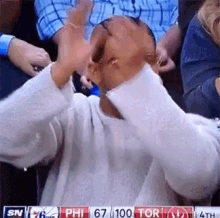
#> input picture py/compiled.gif, 220 x 218 px
$ python gifdecoder.py
#> lines starting #> are read from the running program, lines starting #| are printed output that depends on the picture
### py/gifmanipulation.py
from PIL import Image
import os
import glob
import responsivepathing as rp
import string

def extractFrames(inGif, outFolder):

#> called with inGif = 'py/compiled.gif', outFolder = 'py/cache'
    namelist=[]
    for n in range(26):
        firstletter = string.ascii_lowercase[n]
        for x in range(26):
            secondletter = string.ascii_lowercase[x]
            namelist.append(firstletter + secondletter)

    frame = Image.open(inGif)
#> frame is the input picture: PIL image 220x218 P; mean R, G, B, A 126.6, 116.3, 144.6, 255
    nframes = 0
    while frame:
        frame.save( '%s/%s.gif' % (outFolder, namelist[nframes] ) , 'GIF')
        nframes += 1
        try:
            frame.seek( nframes )
        except EOFError:
            break
#> this loop made 49 passes
#> pass 2, in extractFrames, `frame.save( '%s/%s.gif' % (outFolder, namelist[nframes] ) , 'GIF')`:
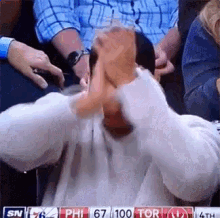
#> saved as ab.gif: PIL image 220x218 RGBA; mean R, G, B, A 115.6, 107.9, 137.8, 255
#> after the loop:
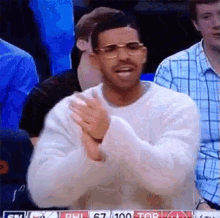
#> frame: PIL image 220x218 RGBA; mean R, G, B, A 106.7, 100.9, 138.5, 255
#> after the loop, nframes = 49

    return True

def clearcache(forced):

    files = glob.glob(rp.here("cache/*"))
    if len(files) > 0:
        if forced == False:
            ans = input("Files were found in the cache folder. These have to be removed before proceeding. Do you wish to continue? y/n ").upper()
            if ans == "Y":
                for f in files:
                    os.remove(f)
            else:
                exit()
        else:
            for f in files:
                os.remove(f)

    return True

### py/responsivepathing.py
import os

def here(filename):
    return(os.path.normpath(os.path.dirname(os.path.abspath(__file__)) + "/" + filename))

def print():
    return(os.path.dirname(os.path.abspath(__file__)))

### py/gifdecoder.py
import os
import glob
import responsivepathing as rp
from PIL import Image
from datetime import datetime
import gifmanipulation as gm

translator = {
    0:"input",
    1:"set",
    2:"print",
    3:"add1",
    4:"sub1",
    5:"plus1",
    6:"minus1",
    7:"if",
    8:"for",
    9:"comma",
    10:"endline",
    11:"endstatement",
    12:"get"
}

gm.clearcache(False)
gm.extractFrames(rp.here("compiled.gif"), rp.here("cache/"))

def framesToCode(inFolder, outFile):

#> called with inFolder = 'py/cache', outFile = 'py/file.drakeclap'
    global translator

    drakefile = open(rp.here("file.drakeclap"), "w")
    commandidlist = []
    files = glob.glob(rp.here("cache/*"))

    for f in files:
        picture = Image.open(f)
        colorvalue = picture.getpixel((0,0))
        r = colorvalue
        commandidlist.append(r)

    print(datetime.now().strftime("%H:%M:%S"), "Read code from .gif file.")

    for item in commandidlist:
        drakefile.writelines(translator.get(item) + " ")

    print(datetime.now().strftime("%H:%M:%S"), "Translated code to .drakeclap and written to file.")

framesToCode(rp.here("cache/"), rp.here("file.drakeclap"))
